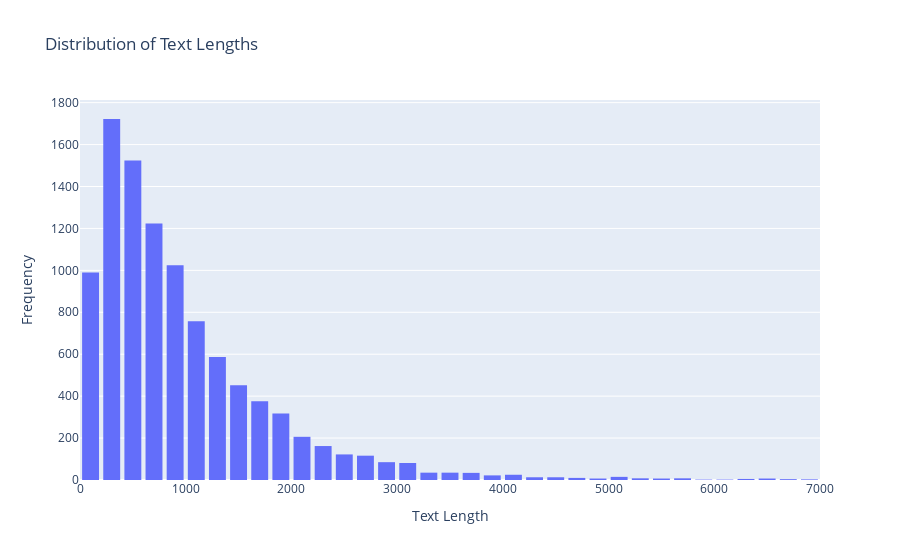

Notebook code cell kept with this figure:
### Code cell
# Calculate text length
train_df['text_length'] = train_df['text'].apply(len)
logger.info("Statistics of text lengths in the training dataset:")
train_df['text_length'].describe()

### Figure 1 — Plotly figure (JSON) as saved in the notebook; plotly's stock layout.template omitted (floating-point values rounded to 4 significant figures; data arrays with more than 128 entries replaced by an {"elided": "..."} marker saying what was removed)
{"data": [{"alignmentgroup": "True", "bingroup": "x", "hovertemplate": "text_length=%{x}<br>count=%{y}<extra></extra>", "legendgroup": "", "marker": {"color": "#636efa", "pattern": {"shape": ""}}, "name": "", "nbinsx": 50, "offsetgroup": "", "orientation": "v", "showlegend": false, "type": "histogram", "x": {"elided": "10000 int values"}, "xaxis": "x", "yaxis": "y"}], "layout": {"bargap": 0.2, "barmode": "relative", "legend": {"tracegroupgap": 0}, "title": {"text": "Distribution of Text Lengths"}, "xaxis": {"anchor": "y", "domain": [0, 1], "title": {"text": "Text Length"}}, "yaxis": {"anchor": "x", "domain": [0, 1], "title": {"text": "Frequency"}}}}
